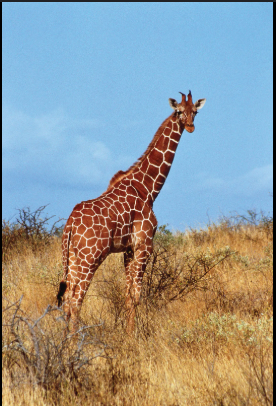
#> input picture CALCULATING_AND_PLOTING_HISTOGRAM/bgr_image.png, 276 x 406 px
$ jupyter execute calculating_and_ploting_histogram.ipynb
#> lines starting #> are read from the running program, lines starting #| are printed output that depends on the picture
[cell 1]
import cv2
import matplotlib.pyplot as plt

[cell 2]
image = cv2.imread("./bgr_image.png")
#> image is the input picture: shape (406, 276, 3); mean B, G, R 148.6, 151.3, 147
rgb_image = cv2.cvtColor(image,cv2.COLOR_BGR2RGB)

[cell 3]
plt.imshow(rgb_image)

[cell 4]
channels = cv2.split(rgb_image)
colors = ['red','green','blue']

for channel,color in zip(channels,colors):
  hist = cv2.calcHist([channel],[0],None,[256],[0,256])
  plt.plot(hist,color=color)
#> this loop made 3 passes
#> color on passes 1 to 3: 'red', 'green', 'blue'

plt.title("Color Histogram")
plt.xlabel("Pixel Intensity")
plt.ylabel("Frequency")
plt.show()
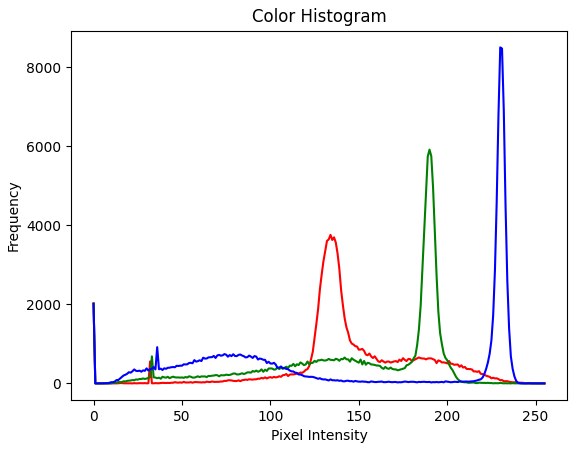
#> figure drawn by matplotlib, 1 panel; curve peaks at x = 134, y = 3760; curve peaks at x = 190, y = 5918; curve peaks at x = 230, y = 8506

[cell 5]
hsv_image = cv2.cvtColor(image,cv2.COLOR_BGR2HSV)
#> hsv_image: shape (406, 276, 3); mean H, S, V 59, 120, 192.4

h, s, v = cv2.split(rgb_image)
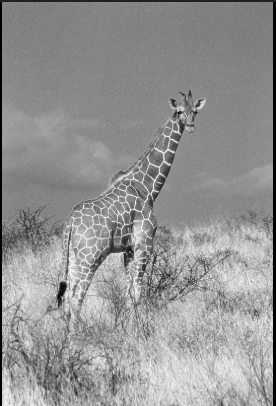
#> h: shape (406, 276); min 0, max 254, mean 147
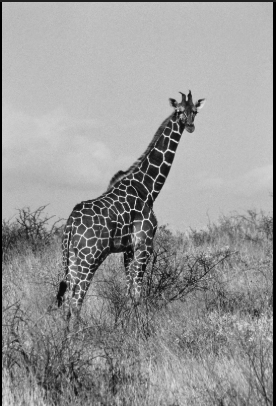
#> s: shape (406, 276); min 0, max 242, mean 151.3
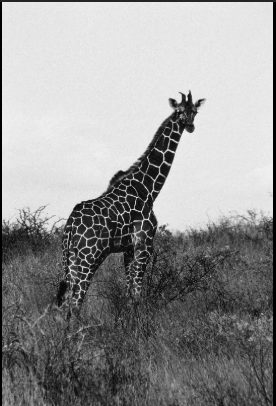
#> v: shape (406, 276); min 0, max 243, mean 148.6


h_hist = cv2.calcHist([h],[0],None,[180],[0,180])
#> h_hist = 180 values, max 3760 at index 134, min 0 at index 1, mean 499.1
s_hist = cv2.calcHist([s],[0],None,[256],[0,256])
#> s_hist = 256 values, max 5918 at index 190, min 0 at index 1, mean 437.7
v_hist = cv2.calcHist([v],[0],None,[256],[0,256])
#> v_hist = 256 values, max 8506 at index 230, min 0 at index 2, mean 437.7

fig, axis = plt.subplots(1,3, figsize=(15,5))

axis[0].plot(h_hist,color="orange")
axis[0].set_title("Hue Histogram")
axis[0].set_xlabel("Bins")
axis[0].set_ylabel("Frequency")

axis[1].plot(s_hist,color="green")
axis[1].set_title("Saturation Histogram")
axis[1].set_xlabel("Bins")
axis[1].set_ylabel("Frequency")

axis[2].plot(v_hist,color="blue")
axis[2].set_title("Value Histogram")
axis[2].set_xlabel("Bins")
axis[2].set_ylabel("Frequency")


plt.tight_layout()
plt.show()
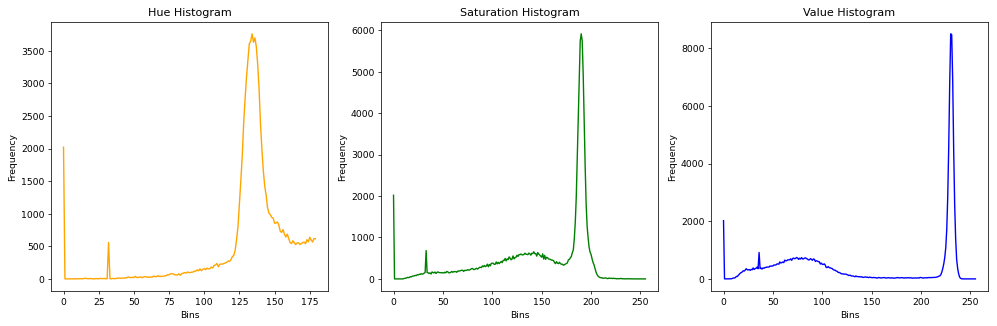
#> figure drawn by matplotlib, 3 panels; panel 1: curve peaks at x = 134, y = 3760; panel 2: curve peaks at x = 190, y = 5918; panel 3: curve peaks at x = 230, y = 8506
